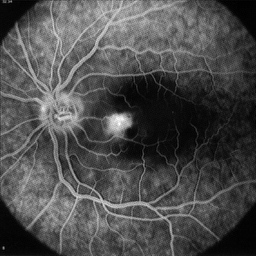
#> input picture figures/retina.tif, 256 x 256 px, found by its file name
$ jupyter execute 07_Filtragem_no_dominio_espacial.ipynb   (shell and % lines are left out)
#> lines starting #> are read from the running program, lines starting #| are printed output that depends on the picture
# Filtragem no domínio espacial

A convolução é uma operação matemática sobre duas funções (**f(x)** e **g(x)**) que produz uma terceira função (**f(x) * g(x)**). Ela é definida como a integral do produto das duas funções após uma delas ser refletida sobre o eixo y e deslocada (devido à propriedade de comutatividade, a escolha de qual função é refletida e deslocada não altera o resultado). A integral é avaliada para todos os valores de deslocamento, produzindo a função de convolução. É interessante notar que o termo convolução se refere tanto à função resultante quanto ao processo de computá-la.

A convolução e operações relacionadas possuem muitas aplicações em ciências, engenharia e matemática. A convolução discreta, por exemplo, permite construir filtros aplicados ao processamento de imagens digitais, como veremos nos exemplos abaixo de filtros suavizantes.

Para informações mais detalhadas e exemplos sobre a operação de convolução, cheque o artigo da [Wikipedia](https://en.wikipedia.org/wiki/Convolution).

## Filtro suavizante

Filtros suavizantes são aqueles que reduzem a nitidez da imagem fazendo uma média (aritmética ou ponderada) na janela do kernel. O filtro ponderado suavizante mais comum é o da gaussiana. Filtros suavizantes são muito utilizados para eliminar ruído de uma imagem.

### Filtro da média

O filtro da média é composto por um kernel quadrado com pesos iguais. Os pesos são divididos pelo número de elementos do kernel, para não alterar a intensidade da imagem. Para realizar a operação de filtragem, depois de criarmos o kernel, utilizamos a função **convolve()** da biblioteca **scipy.ndimage**, que faz a varredura da imagem pelo filtro.

[cell 1]
import matplotlib.pyplot as plt
import matplotlib.image as mpimg
import numpy as np
from scipy.ndimage import convolve

f = mpimg.imread('../data/retina.tif')
#> f is the input picture: shape (256, 256); min 0, max 255, mean 76.7
s = 3
k = np.ones((s,s))/(s*s)

f_conv_fmean = convolve(f,k)
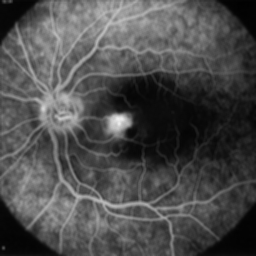
#> f_conv_fmean: shape (256, 256); min 1, max 238, mean 76.2

print('kernel=\n',k)
plt.figure(figsize=(10,5))
plt.subplot(1,2,1)
plt.title('Imagem original')
plt.imshow(f, cmap='gray')
plt.axis('off')
plt.subplot(1,2,2)
plt.title('Após filtro da média')
plt.imshow(f_conv_fmean, cmap='gray')
plt.axis('off');
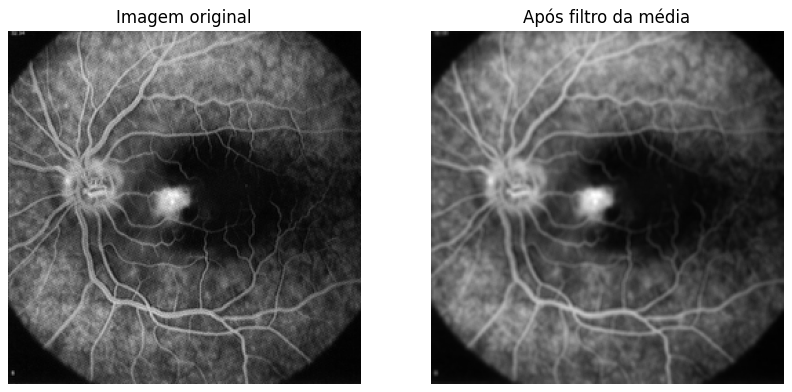
#> figure drawn by matplotlib, 2 panels

### Filtro Gaussiano

Assim como o filtro da média, o filtro gaussiano é composto por um kernel quadrado, onde os elementos são pesos de uma gaussiana bidimensional. Para que o filtro gaussiano não altere a intensidade da imagem, divide-se a máscara gaussiana pelo somatória de todos os elementos da máscara.

[cell 2]
# Gaussiana 2D (direta)
x, y = np.meshgrid(np.linspace(-1,1,3), np.linspace(-1,1,3))
d = x*x+y*y
sigma = 1.
gauss = (1./(2.*np.pi*sigma**2)) * np.exp(-d/(2.*sigma**2))
gauss = gauss/gauss.sum() # normalização

f_conv_fgauss = convolve(f,gauss)

print('kernel=\n', gauss.round(3))
plt.figure(figsize=(15,5))
plt.subplot(1,3,1)
plt.title('Imagem original')
plt.imshow(f, cmap='gray')
plt.axis('off')
plt.subplot(1,3,2)
plt.title('Após filtro da média')
plt.imshow(f_conv_fmean, cmap='gray')
plt.axis('off')
plt.subplot(1,3,3)
plt.title('Após filtro gaussiano')
plt.imshow(f_conv_fgauss, cmap='gray')
plt.axis('off');
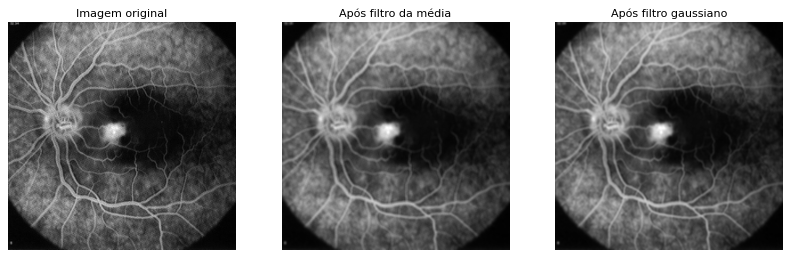
#> figure drawn by matplotlib, 3 panels

$ run again, with figures/astablet.tif copied over figures/retina.tif
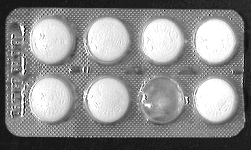
#> input picture figures/astablet.tif, 251 x 150 px, found by its file name
#> f is the input picture: shape (150, 251); min 0, max 255, mean 140
#> `f_conv_fmean = convolve(f,k)`:
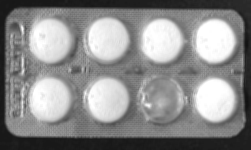
#> f_conv_fmean: shape (150, 251); min 17, max 255, mean 139.6
#> `[cell 2] # Gaussiana 2D (direta) x, y = np.meshgrid(np.linspace(-1,1,3..`:
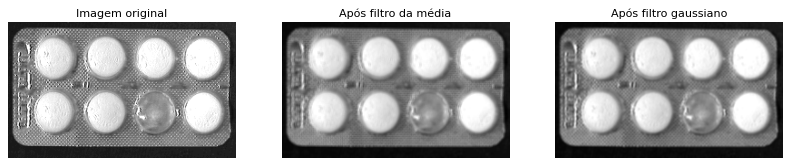
#> figure drawn by matplotlib, 3 panels
